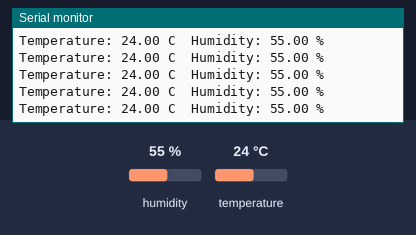
A sketch run on a simulated Arduino Uno, built with avr-gcc and run on an emulated ATmega328P. Parts: the last lines printed to the serial monitor. The test bench sets the inputs (shaded band); at power-on: humidity 55 %, temperature 24 °C.

Above: at 2.8 s.
2.9 s: humidity set to 22 %
At 4.16 s:
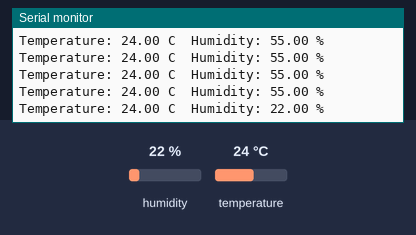
8.9 s: temperature set to 12 °C
At 8.98 s:
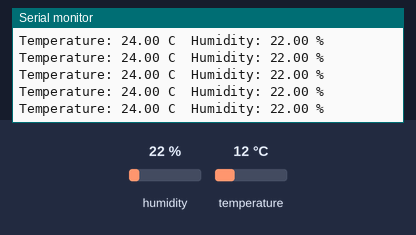
14.9 s: humidity set to 40 %
At 14.97 s:
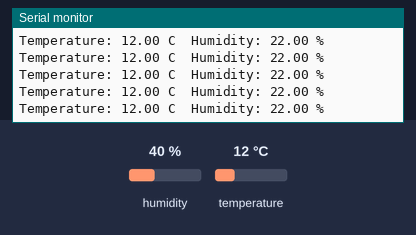
Timing chart, 0 to 17.9 s (numbered marks = the images above; inputs shaded):
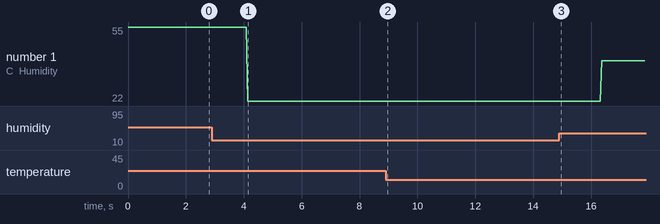

Measured:
- after the input at 2.9 s, the serial monitor: prints a new line after 1.2 s (image 1)
- plotted number 1: 22 → 40 after the input at 14.9 s

The sketch:

neibc_dht22.ino
```cpp
// (licence header left out)
#include "DHT.h"

#define DHTPIN 2     // data pin to DHT22
#define DHTTYPE DHT22   // using DHT 22

DHT dht(DHTPIN, DHTTYPE);

void setup() {
  Serial.begin(9600);
  Serial.println("DHT22 test:");

  dht.begin();
}

void loop() {
  float hum = dht.readHumidity();
  float tmp = dht.readTemperature();

  // check if returns are valid
  if (isnan(tmp) || isnan(hum)) {
    Serial.println("Reading error..");
  } else {
    Serial.print("Temperature: ");
    Serial.print(tmp);
    Serial.print(" C\t");
    Serial.print("Humidity: ");
    Serial.print(hum);
    Serial.println(" %");
  }
}
```
